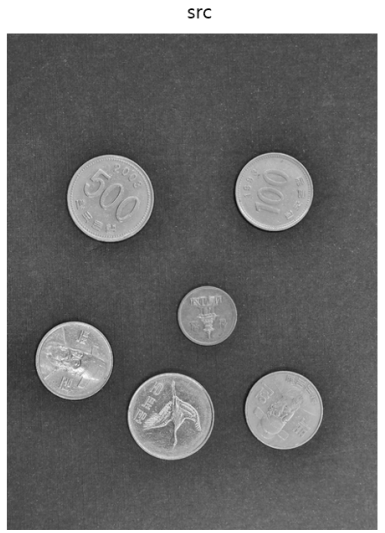
//> input picture DAY3/HW3/find_money/image/image.png, 385 x 533 px
$ ./find_money   (built with g++ and OpenCV 4)
//> lines starting //> are read from the running program, lines starting //| are printed output that depends on the picture; after the words box and inside, x2 and y2 are one past the last pixel; in counts of white or black regions, pixels touching at a corner belong together
#include <opencv2/opencv.hpp>
#include <iostream>

int main() {
  // 이미지 경로
  std::string imagePath = "../image/image.png";

  cv::Mat src = cv::imread(imagePath, cv::IMREAD_COLOR);
//> src is the input picture: 533 rows x 385 cols, CV_8UC3; min 0, max 255, mean 110.6

  cv::Mat src_gray;
  cv::cvtColor(src, src_gray, cv::COLOR_BGR2GRAY);

  cv::Mat blurred;
  cv::blur(src_gray, blurred, cv::Size(7, 7));
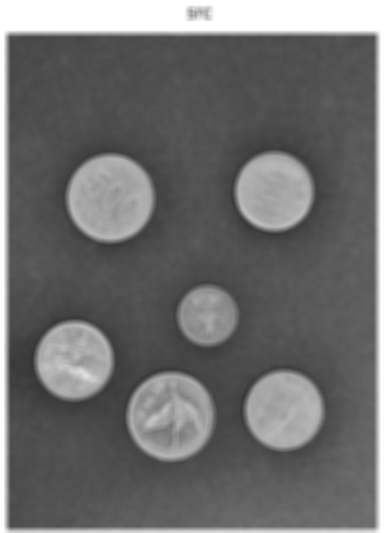
//> blurred: 533 rows x 385 cols, CV_8UC1; min 52, max 255, mean 110.6

  std::vector<cv::Vec3f> circles;

  int money = 0;

  // 원을 검출하는 코드
  // 검출된 원을 정보를 circles 벡터 안에 저장
  // x, y, radius 순으로 저장된다.
  cv::HoughCircles(blurred, circles, cv::HOUGH_GRADIENT, 1, 30, 150, 60);
//> circles = 6 circles (x, y, radius): [169.5, 416.5, 43.4], [283.5, 409.5, 37.9], [110.5, 197.5, 42], [73.5, 359.5, 38.9], [273.5, 191.5, 38.2], [206.5, 315.5, 28.6]

  for (const auto& c : circles) {
    cv::Point center(cvRound(c[0]), cvRound(c[1]));
    int radius = cvRound(c[2]);

    // 동전 라벨링
    // LINE_AA: 부드럽게 그리기 위한 옵션
    cv::circle(src, center, radius, cv::Scalar(0, 0, 255), 2, cv::LINE_AA);

    std::cout << radius << std::endl; //반지름 크기를 확인하기 위한 코드

    if (radius / 10 == 4)
    {
      money += 500;
    }
    else if (radius / 10 == 3)
    {
      money += 100;
    }
    else if (radius / 10 == 2)
    {
      money += 10;
    }
  }
//> this loop made 6 passes
//> (c, center, radius, money) on passes 1 to 6: ([169.5, 416.5, 43.4], Point(170, 416), 43, 500), ([283.5, 409.5, 37.9], Point(284, 410), 38, 600), ([110.5, 197.5, 42], Point(110, 198), 42, 1100), ([73.5, 359.5, 38.9], Point(74, 360), 39, 1200), ([273.5, 191.5, 38.2], Point(274, 192), 38, 1300), ([206.5, 315.5, 28.6], Point(206, 316), 29, 1310)
//| 43
//| 38
//| 42
//| 39
//| 38
//| 29
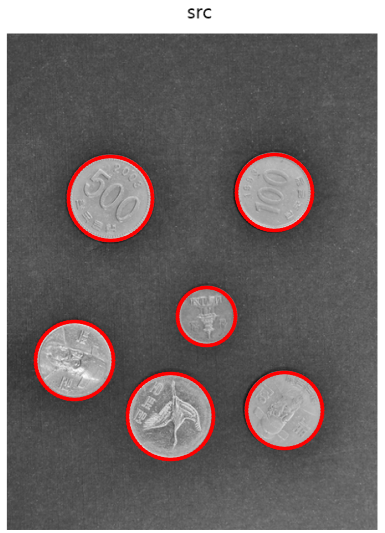
//> src: 533 rows x 385 cols, CV_8UC3; 3.57% of pixels changed, all inside (x1, y1, x2, y2) = (33, 152, 325, 462)
//> after the loop, money = 1310

  std::cout << "money: " << money << std::endl;
//| money: 1310

  cv::imshow("Image", src);


  cv::waitKey(0);  // 키 입력 대기 후 창 닫기
  return 0;
}
